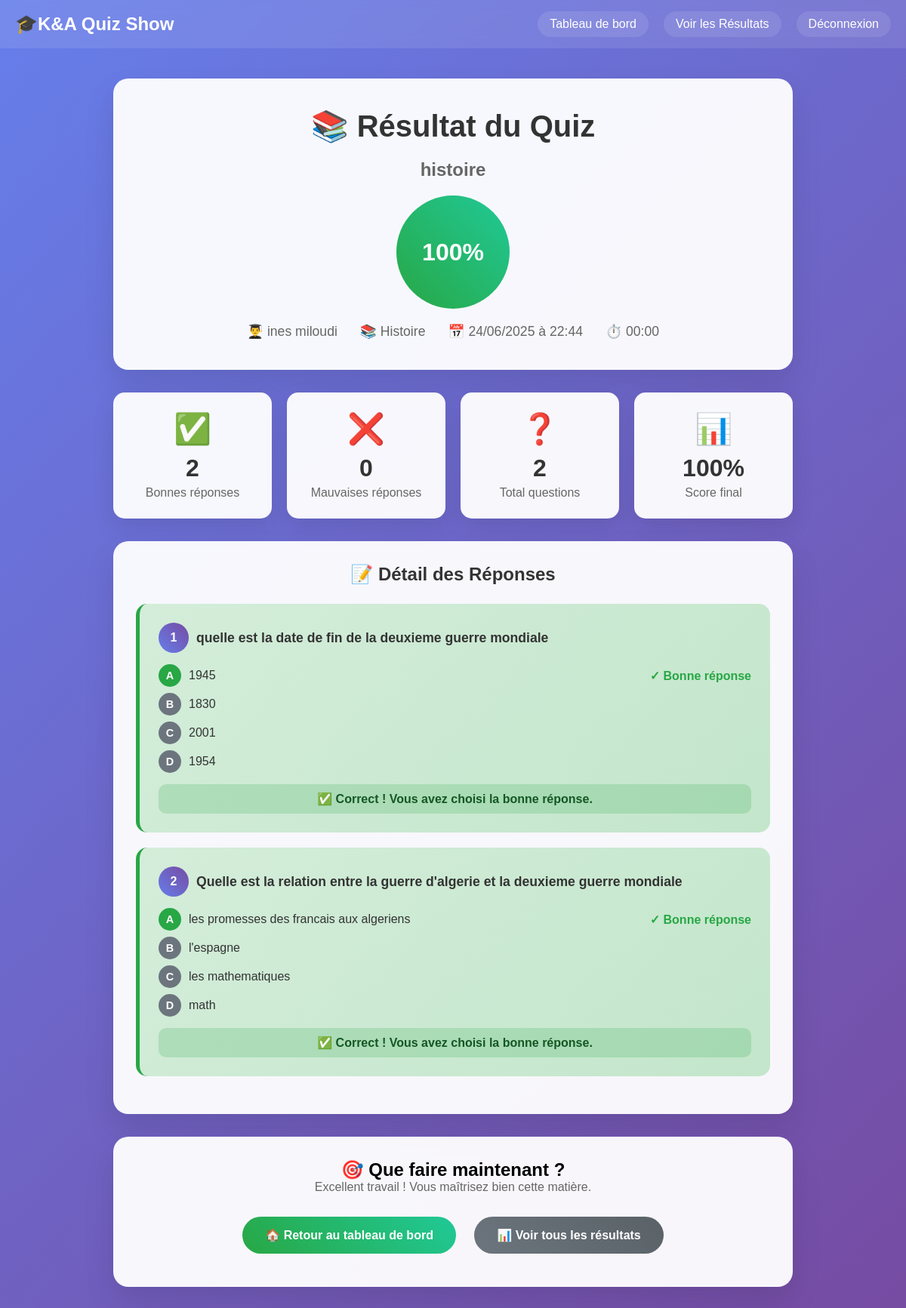
The app's page /pages/results.php?attempt_id=1 (signed in) with its own data.
### tables this page shows
CREATE TABLE `quiz_attempts` (
  `id` int(11) NOT NULL,
  `student_id` int(11) DEFAULT NULL,
  `quiz_id` int(11) DEFAULT NULL,
  `score` decimal(5,2) DEFAULT 0.00,
  `total_questions` int(11) DEFAULT 0,
  `correct_answers` int(11) DEFAULT 0,
  `time_taken` int(11) DEFAULT 0,
  `started_at` timestamp NOT NULL DEFAULT current_timestamp(),
  `completed_at` timestamp NULL DEFAULT NULL,
  `is_completed` tinyint(1) DEFAULT 0
);

CREATE TABLE `subjects` (
  `id` int(11) NOT NULL,
  `name` varchar(50) NOT NULL,
  `icon` varchar(50) DEFAULT '?'
);

CREATE TABLE `quizzes` (
  `id` int(11) NOT NULL,
  `title` varchar(255) NOT NULL,
  `description` text DEFAULT NULL,
  `subject_id` int(11) DEFAULT NULL,
  `professor_id` int(11) DEFAULT NULL,
  `time_limit` int(11) NOT NULL DEFAULT 600,
  `total_questions` int(11) DEFAULT 0,
  `is_active` tinyint(1) DEFAULT 1,
  `created_at` timestamp NOT NULL DEFAULT current_timestamp()
);

CREATE TABLE `users` (
  `id` int(11) NOT NULL,
  `email` varchar(255) NOT NULL,
  `password` varchar(255) NOT NULL,
  `name` varchar(100) NOT NULL,
  `role` enum('student','professor') NOT NULL,
  `created_at` timestamp NOT NULL DEFAULT current_timestamp()
);

CREATE TABLE `student_answers` (
  `id` int(11) NOT NULL,
  `attempt_id` int(11) DEFAULT NULL,
  `question_id` int(11) DEFAULT NULL,
  `selected_answer` enum('A','B','C','D') DEFAULT NULL,
  `is_correct` tinyint(1) DEFAULT 0,
  `answered_at` timestamp NOT NULL DEFAULT current_timestamp()
);

CREATE TABLE `questions` (
  `id` int(11) NOT NULL,
  `quiz_id` int(11) DEFAULT NULL,
  `question_text` text NOT NULL,
  `option_a` varchar(255) NOT NULL,
  `option_b` varchar(255) NOT NULL,
  `option_c` varchar(255) NOT NULL,
  `option_d` varchar(255) NOT NULL,
  `correct_answer` enum('A','B','C','D') NOT NULL,
  `points` int(11) DEFAULT 1,
  `question_order` int(11) DEFAULT 1
);

### includes/functions.php (called while the page is built, shortened)
 <?php
function escape($data) {
    return htmlspecialchars($data, ENT_QUOTES, 'UTF-8');
}
function isProfessor() {
    return isset($_SESSION['user_role']) && $_SESSION['user_role'] === 'professor';
}
function isStudent() {
    return isset($_SESSION['user_role']) && $_SESSION['user_role'] === 'student';
}
function formatTime($seconds) {
    $minutes = floor($seconds / 60);
    $seconds = $seconds % 60;
    return sprintf('%02d:%02d', $minutes, $seconds);
}
function calculatePercentage($correct, $total) {
    return round(($correct / $total) * 100, 2);
}
?>

### pages/results.php (the view, shortened to what this page needs)
<?php
require_once '../config/database.php';
require_once '../includes/functions.php';
$attempt_id = (int) ($_GET['attempt_id'] ?? 0);
$stmt = $pdo->prepare("
    SELECT qa.*, q.title as quiz_title, q.description, s.name as subject_name, s.icon as subject_icon,
           u.name as student_name, prof.name as professor_name
    FROM quiz_attempts qa
    JOIN quizzes q ON qa.quiz_id = q.id
    JOIN subjects s ON q.subject_id = s.id
    JOIN users u ON qa.student_id = u.id
    JOIN users prof ON q.professor_id = prof.id
    WHERE qa.id = ? AND qa.is_completed = 1
");
$stmt->execute([$attempt_id]);
$attempt = $stmt->fetch();
$stmt = $pdo->prepare("
    SELECT sa.*, q.question_text, q.option_a, q.option_b, q.option_c, q.option_d, q.correct_answer
    FROM student_answers sa
    JOIN questions q ON sa.question_id = q.id
    WHERE sa.attempt_id = ?
    ORDER BY q.question_order ASC
");
$stmt->execute([$attempt_id]);
$answers = $stmt->fetchAll();
$percentage = calculatePercentage($attempt['correct_answers'], $attempt['total_questions']);
?>
<!DOCTYPE html>
<html lang="fr">
<head>
</head>
<body>
    <header class="header">
        <nav class="nav">
            <a href="../index.php" class="logo"> 🎓K&A Quiz Show</a>
            <div class="nav-links">
                <?php if (isStudent()): ?>
                    <a href="student-dashboard.php">Tableau de bord</a>
                    <a href="results.php">Mes Résultats</a>
                <?php else: ?>
                    <a href="prof-dashboard.php">Tableau de bord</a>
                    <a href="results.php">Voir les Résultats</a>
                <?php endif; ?>
                <a href="logout.php">Déconnexion</a>
            </div>
        </nav>
    </header>
    <main class="main-content">
        <div class="container">
            <div class="result-header">
                <h1><?php echo $attempt['subject_icon']; ?> Résultat du Quiz</h1>
                <h2 style="color: #666; font-size: 1.5em; margin-bottom: 20px;">
                    <?php echo escape($attempt['quiz_title']); ?>
                </h2>
                <?php
                $scoreClass = 'score-poor';
                if ($percentage >= 80) $scoreClass = 'score-excellent';
                elseif ($percentage >= 60) $scoreClass = 'score-good';
                elseif ($percentage >= 40) $scoreClass = 'score-average';
                ?>
                <div class="score-circle <?php echo $scoreClass; ?>">
                    <?php echo $percentage; ?>%
                </div>
                <div class="quiz-info">
                    <?php if (isProfessor()): ?>
                        <div class="quiz-info-item">
                            <span>👨‍🎓</span>
                            <span><?php echo escape($attempt['student_name']); ?></span>
                        </div>
                    <?php endif; ?>
                    <div class="quiz-info-item">
                        <span>📚</span>
                        <span><?php echo escape($attempt['subject_name']); ?></span>
                    </div>
                    <div class="quiz-info-item">
                        <span>📅</span>
                        <span><?php echo date('d/m/Y à H:i', strtotime($attempt['completed_at'])); ?></span>
                    </div>
                    <div class="quiz-info-item">
                        <span>⏱️</span>
                        <span><?php echo formatTime($attempt['time_taken']); ?></span>
                    </div>
                </div>
            </div>
            <div class="stats-grid">
                <div class="stat-card">
                    <div class="stat-icon">✅</div>
                    <div class="stat-number"><?php echo $attempt['correct_answers']; ?></div>
                    <div class="stat-label">Bonnes réponses</div>
                </div>
                <div class="stat-card">
                    <div class="stat-icon">❌</div>
                    <div class="stat-number"><?php echo $attempt['total_questions'] - $attempt['correct_answers']; ?></div>
                    <div class="stat-label">Mauvaises réponses</div>
                </div>
                <div class="stat-card">
                    <div class="stat-icon">❓</div>
                    <div class="stat-number"><?php echo $attempt['total_questions']; ?></div>
                    <div class="stat-label">Total questions</div>
                </div>
                <div class="stat-card">
                    <div class="stat-icon">📊</div>
                    <div class="stat-number"><?php echo $percentage; ?>%</div>
                    <div class="stat-label">Score final</div>
                </div>
            </div>
            <div class="answers-section">
                <h2>📝 Détail des Réponses</h2>
                <?php foreach ($answers as $index => $answer): ?>
                    <div class="answer-card <?php echo $answer['is_correct'] ? 'correct' : 'incorrect'; ?>">
                        <div class="question-header">
                            <div class="question-number"><?php echo $index + 1; ?></div>
                            <div class="question-text">
                                <?php echo escape($answer['question_text']); ?>
                            </div>
                        </div>
                        <div class="answer-options">
                            <?php
                            $options = ['A' => $answer['option_a'], 'B' => $answer['option_b'], 'C' => $answer['option_c'], 'D' => $answer['option_d']];
                            foreach ($options as $letter => $text):
                                $class = 'default';
                                if ($letter === $answer['selected_answer']) {
                                    $class = $answer['is_correct'] ? 'correct' : 'incorrect';
                                } elseif ($letter === $answer['correct_answer']) {
                                    $class = 'correct';
                                }
                            ?>
                                <div class="option-row">
                                    <div class="option-letter <?php echo $class; ?>"><?php echo $letter; ?></div>
                                    <div class="option-text"><?php echo escape($text); ?></div>
                                    <?php if ($letter === $answer['correct_answer']): ?>
                                        <span style="color: #28a745; font-weight: bold;">✓ Bonne réponse</span>
                                    <?php endif; ?>
                                </div>
                            <?php endforeach; ?>
                        </div>
                        <div class="result-status <?php echo $answer['is_correct'] ? 'correct' : 'incorrect'; ?>">
                            <?php if ($answer['is_correct']): ?>
                                ✅ Correct ! Vous avez choisi la bonne réponse.
                            <?php else: ?>
                                ❌ Incorrect. Vous avez choisi "<?php echo $answer['selected_answer']; ?>" mais la bonne réponse était "<?php echo $answer['correct_answer']; ?>".
                            <?php endif; ?>
                        </div>
                    </div>
                <?php endforeach; ?>
            </div>
            <div class="actions-section">
                <h2>🎯 Que faire maintenant ?</h2>
                <p style="margin-bottom: 20px; color: #666;">
                    <?php if ($percentage >= 80): ?>
                        Excellent travail ! Vous maîtrisez bien cette matière.
                    <?php elseif ($percentage >= 60): ?>
                        Bon travail ! Il y a encore quelques points à améliorer.
                    <?php elseif ($percentage >= 40): ?>
                        Pas mal, mais vous devriez réviser certains points.
                    <?php else: ?>
                        Il serait bon de réviser cette matière avant de retenter un quiz.
                    <?php endif; ?>
                </p>
                <?php if (isStudent()): ?>
                    <a href="student-dashboard.php" class="btn btn-success">
                        🏠 Retour au tableau de bord
                    </a>
                    <a href="results.php" class="btn btn-secondary">
                        📊 Voir tous mes résultats
                    </a>
                <?php else: ?>
                    <a href="prof-dashboard.php" class="btn btn-success">
                        🏠 Retour au tableau de bord
                    </a>
                    <a href="results.php" class="btn btn-secondary">
                        📊 Voir tous les résultats
                    </a>
                <?php endif; ?>
            </div>
        </div>
    </main>
</body>
</html>

### records on screen
quiz_attempts: subjects.icon "📚", quizzes.title "histoire", percentage "100", users.name "ines miloudi", subjects.name "Histoire", completed_at "24/06/2025 à 22:44", time_taken "00:00", correct_answers "2", $attempt['total_questions'] - $attempt['correct_answers'] "0", total_questions "2"
student_answers: question.question_text "quelle est la date de fin de la deuxieme guerre mondiale", letter "A", question.option_a "1945", letter "B", question.option_b "1830", letter "C", question.option_c "2001", letter "D", question.option_d "1954", shows "✅ Correct ! Vous avez choisi la bonne réponse."
student_answers: question.question_text "Quelle est la relation entre la guerre d'algerie et la deuxieme guerre mondiale", letter "A", question.option_a "les promesses des francais aux algeriens", letter "B", question.option_b "l'espagne", letter "C", question.option_c "les mathematiques", letter "D", question.option_d "math", shows "✅ Correct ! Vous avez choisi la bonne réponse."
